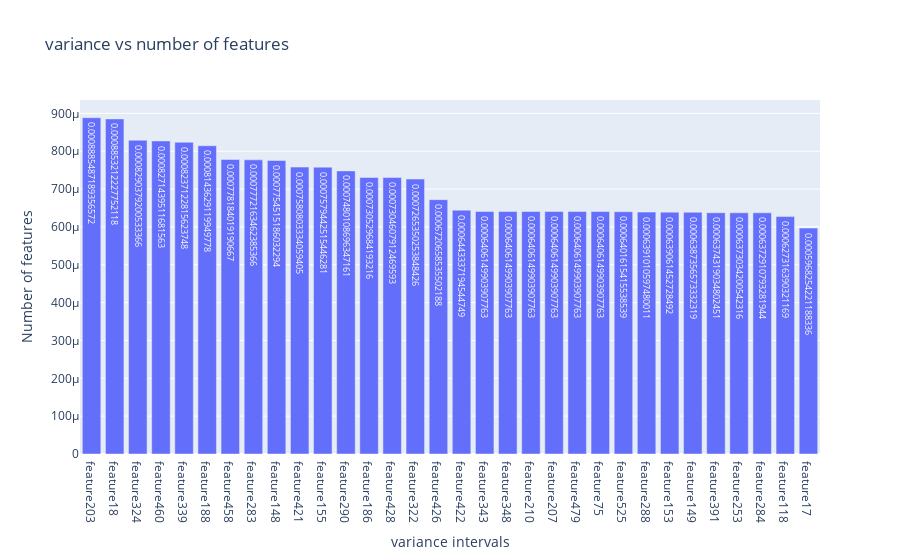

The cell this chart's notebook holds for it:
### Code cell
y_2 = y [y < 0.0009].sort_values(ascending=False)
fig_var_nor = px.bar(x=y_2.index, y=y_2, title="variance vs number of features", text = y_2)
fig_var_nor.update_xaxes(title='variance intervals')
fig_var_nor.update_yaxes(title='Number of features')
fig_var_nor.show()

### Figure 1 — Plotly figure (JSON) as saved in the notebook; plotly's stock layout.template omitted (floating-point values rounded to 4 significant figures)
{"data": [{"alignmentgroup": "True", "hovertemplate": "x=%{x}<br>y=%{y}<br>text=%{text}<extra></extra>", "legendgroup": "", "marker": {"color": "#636efa", "pattern": {"shape": ""}}, "name": "", "offsetgroup": "", "orientation": "v", "showlegend": false, "text": [0.0008885, 0.0008853, 0.000829, 0.0008271, 0.0008237, 0.0008144, 0.0007782, 0.0007772, 0.0007755, 0.0007581, 0.0007579, 0.000748, 0.0007305, 0.0007305, 0.0007265, 0.0006721, 0.0006443, 0.0006406, 0.0006406, 0.0006406, 0.0006406, 0.0006406, 0.0006406, 0.0006402, 0.0006391, 0.0006391, 0.0006387, 0.0006374, 0.0006373, 0.0006373, 0.0006273, 0.0005968], "textposition": "auto", "type": "bar", "x": ["feature203", "feature18", "feature324", "feature460", "feature339", "feature188", "feature458", "feature283", "feature148", "feature421", "feature155", "feature290", "feature186", "feature428", "feature322", "feature426", "feature422", "feature343", "feature348", "feature210", "feature207", "feature479", "feature75", "feature525", "feature288", "feature153", "feature149", "feature391", "feature253", "feature284", "feature118", "feature17"], "xaxis": "x", "y": [0.0008885, 0.0008853, 0.000829, 0.0008271, 0.0008237, 0.0008144, 0.0007782, 0.0007772, 0.0007755, 0.0007581, 0.0007579, 0.000748, 0.0007305, 0.0007305, 0.0007265, 0.0006721, 0.0006443, 0.0006406, 0.0006406, 0.0006406, 0.0006406, 0.0006406, 0.0006406, 0.0006402, 0.0006391, 0.0006391, 0.0006387, 0.0006374, 0.0006373, 0.0006373, 0.0006273, 0.0005968], "yaxis": "y"}], "layout": {"barmode": "relative", "legend": {"tracegroupgap": 0}, "title": {"text": "variance vs number of features"}, "xaxis": {"anchor": "y", "domain": [0, 1], "title": {"text": "variance intervals"}}, "yaxis": {"anchor": "x", "domain": [0, 1], "title": {"text": "Number of features"}}}}
